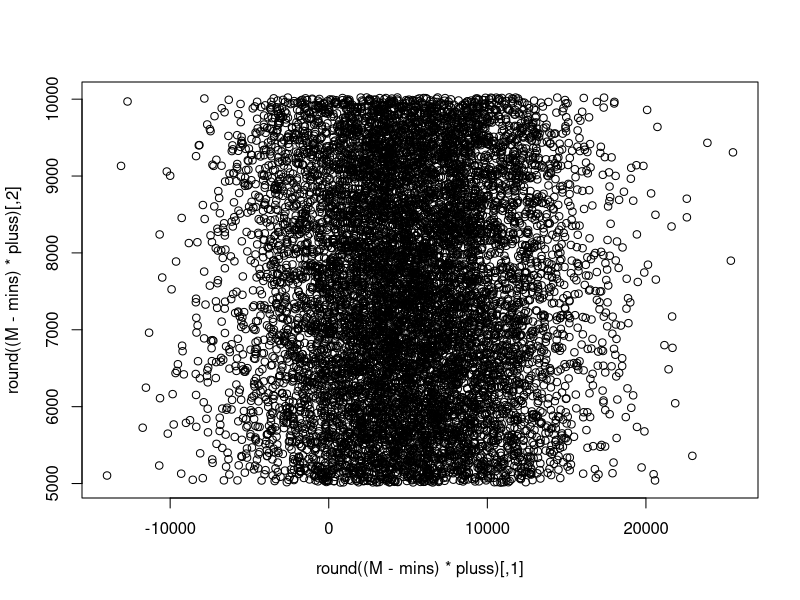

Reproduce this figure in R.
points <- 10000

MinX <- -1
MaxX <- 1
nX <- 10024
MinY <- -1
MaxY <- 1
nY <- 10024

M <- matrix(c(rnorm(points), runif(points)), ncol = 2 )
dim(M)        
mins <- cbind(rep(MinX, dim(M)[1]), rep(MinY, dim(M)[1]))
pluss <- cbind(rep(nX, dim(M)[1])/(MaxX-MinX), rep(nY, dim(M)[1])/(MaxY-MinY)  )
plot(round((M-mins)*pluss))

